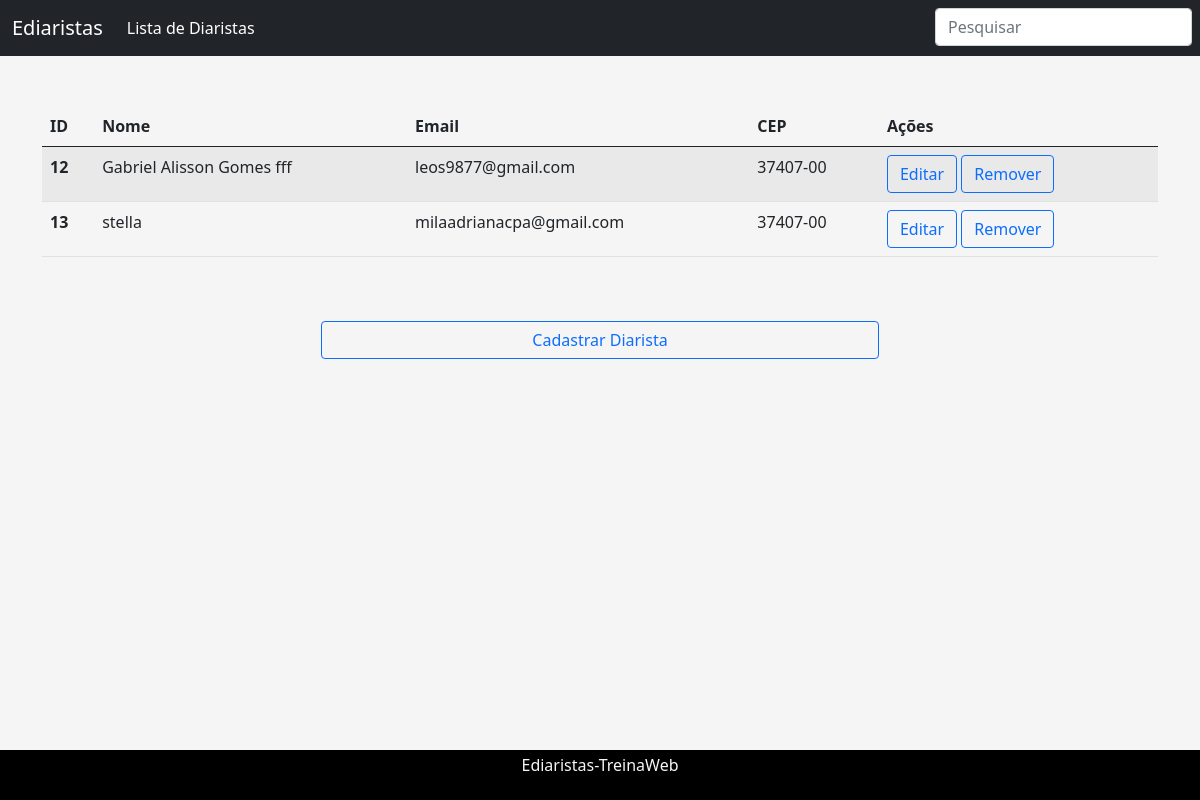
The app's page /web/Lista-de-Diarista/, older data.
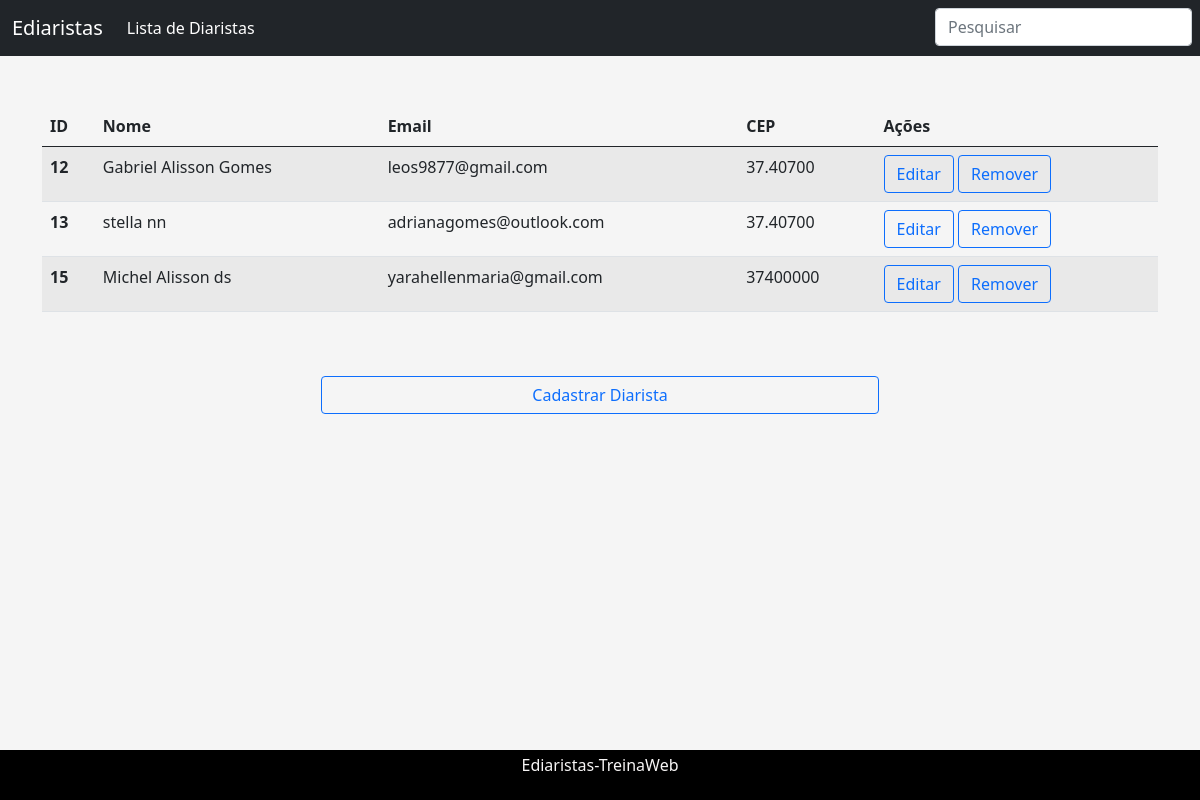
The same page, newer data.
### web/models.py (models this page shows, shortened)
class Diarista(models.Model):
    nome_completo = models.CharField("Nome Completo ", max_length = 100)
    cpf = models.CharField("CPF ", max_length=11, unique=True)
    email= models.EmailField("E-mail ", unique=True)
    telefone = models.CharField("Telefone ", max_length=11)
    logradouro = models.CharField("Logradouro ", max_length=60)
    numero = models.IntegerField ("Número da residencia ")
    bairro = models.CharField("Bairro ", max_length=30)
    complemento = models.CharField("Complemento ", blank=True, max_length=100)
    cep = models.CharField("CEP da sua localização ", max_length=8)
    estado = models.CharField("Estado ", max_length=2)
    cidade = models.CharField("Cidade", max_length=50, default="Antes")
    codigo_ibge = models.IntegerField("Código do IBGE ")
    foto_usuario = models.ImageField("Imagem de perfil ")
    class Meta:
        verbose_name = "Diarista"
        verbose_name_plural = "Diaristas"
        db_table = 'Diarista'

### web/views.py (the view)
# urls.py: path("Lista-de-Diarista/", ListarDiaristas, name="ListarDiaristas"),
def ListarDiaristas(request):
    allDiaristas = Diarista.objects.all()
    context = {
        "nomePagina" : "Lista de Diaristas",
        "allDiaristas" : allDiaristas
    }
    return render(request, "ListaDeDiaristas.html", context)

### templates/ListaDeDiaristas.html (shortened to what this page needs)
{%extends "base.html" %}
{% load easy_mask %}
{% load static %}
{% block conteudo %}
<body class="">
    {% if allDiaristas %}
      <table class="table table-striped table-hover right" id="id_tabela">
          <thead>
            <tr>
              <th scope="col" >ID</th>
              <th scope="col" >Nome</th>
              <th scope="col">Email</th>
              <th scope="col">CEP</th>
              <th scope="col">Ações</th>
            </tr>
          </thead>
        <tbody>
          {% for diarista in allDiaristas %}
          <tr>
              <th scope="row">{{diarista.id}}</th>
              <td>{{diarista.nome_completo}}</td>
              <td>{{diarista.email}}</td>
              <td>{{diarista.cep | cep}}</td>
              <td>
                  <a class="btn btn-outline-primary" href="{% url 'EditarDiarista' diarista.id %}">Editar</a>
                  <a class="btn btn-outline-primary" href="{% url 'RemoverDiarista' diarista.id %}">Remover</a>
              </td>
            </tr>
          {% endfor %}
        </tbody>
      </table>
    {% else %}
    <div class="alert alert-primary right" role="alert">
        Infelizmente não há nenhuma diarista registrada
    </div>
    {% endif %}
    <br><br>
    <div class="d-grid gap-2 col-6 mx-auto">
        <a class="btn btn-outline-primary" type="button" href="{% url 'CadastarDiaristas' %}">Cadastrar Diarista</a>
    </div>
  </body>
{% endblock conteudo %}

Row changes from the older to the newer data that the page shows:
changed Diarista "leos9877@gmail.com": nome_completo "Gabriel Alisson Gomes fff" → "Gabriel Alisson Gomes"; cep|cep "37407-00" → "37.40700"
changed Diarista id 13: nome_completo "stella" → "stella nn"; email "milaadrianacpa@gmail.com" → "adrianagomes@outlook.com"; cep|cep "37407-00" → "37.40700"
added Diarista: id "15", nome_completo "Michel Alisson ds", email "yarahellenmaria@gmail.com", cep|cep "37400000"
